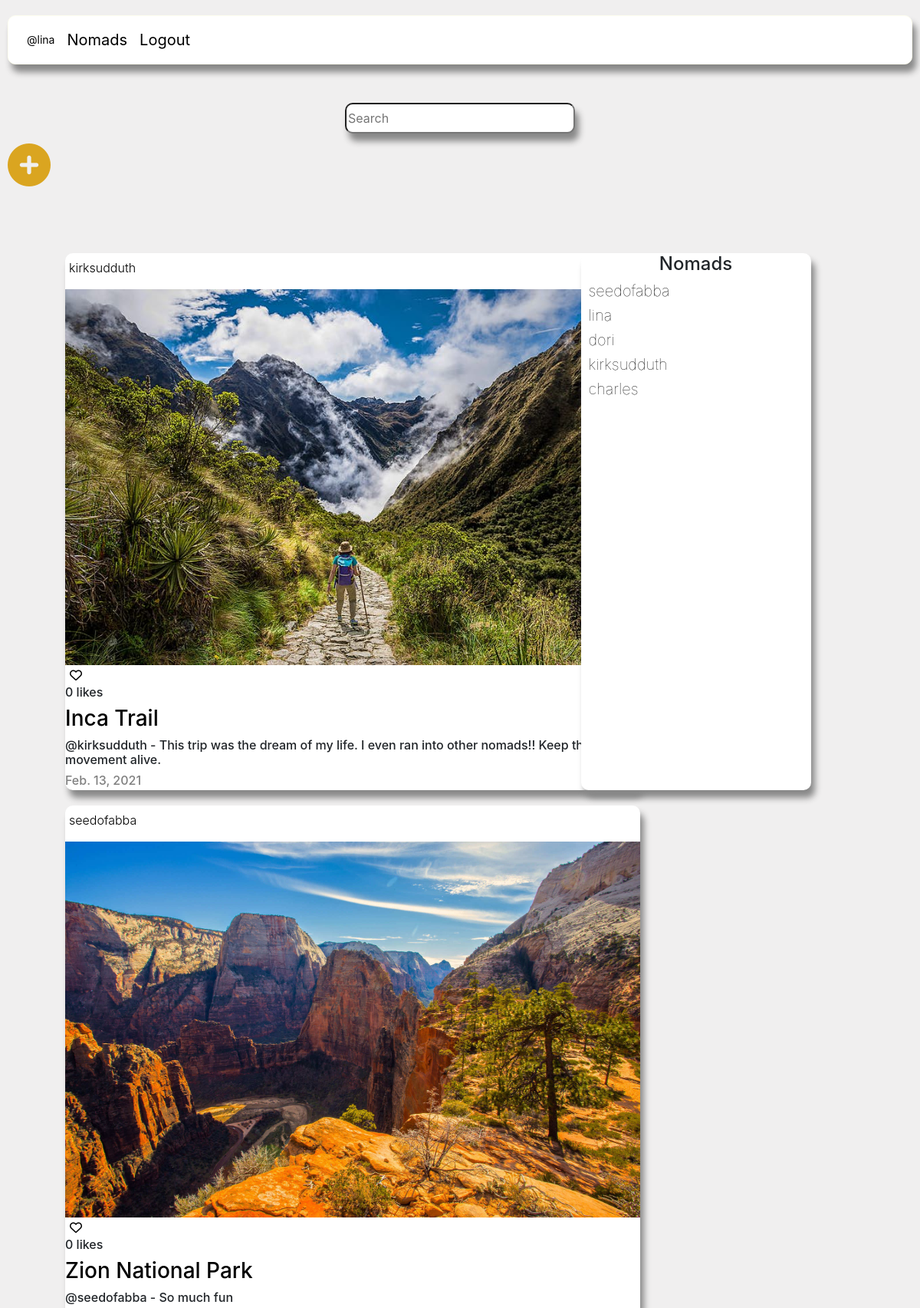
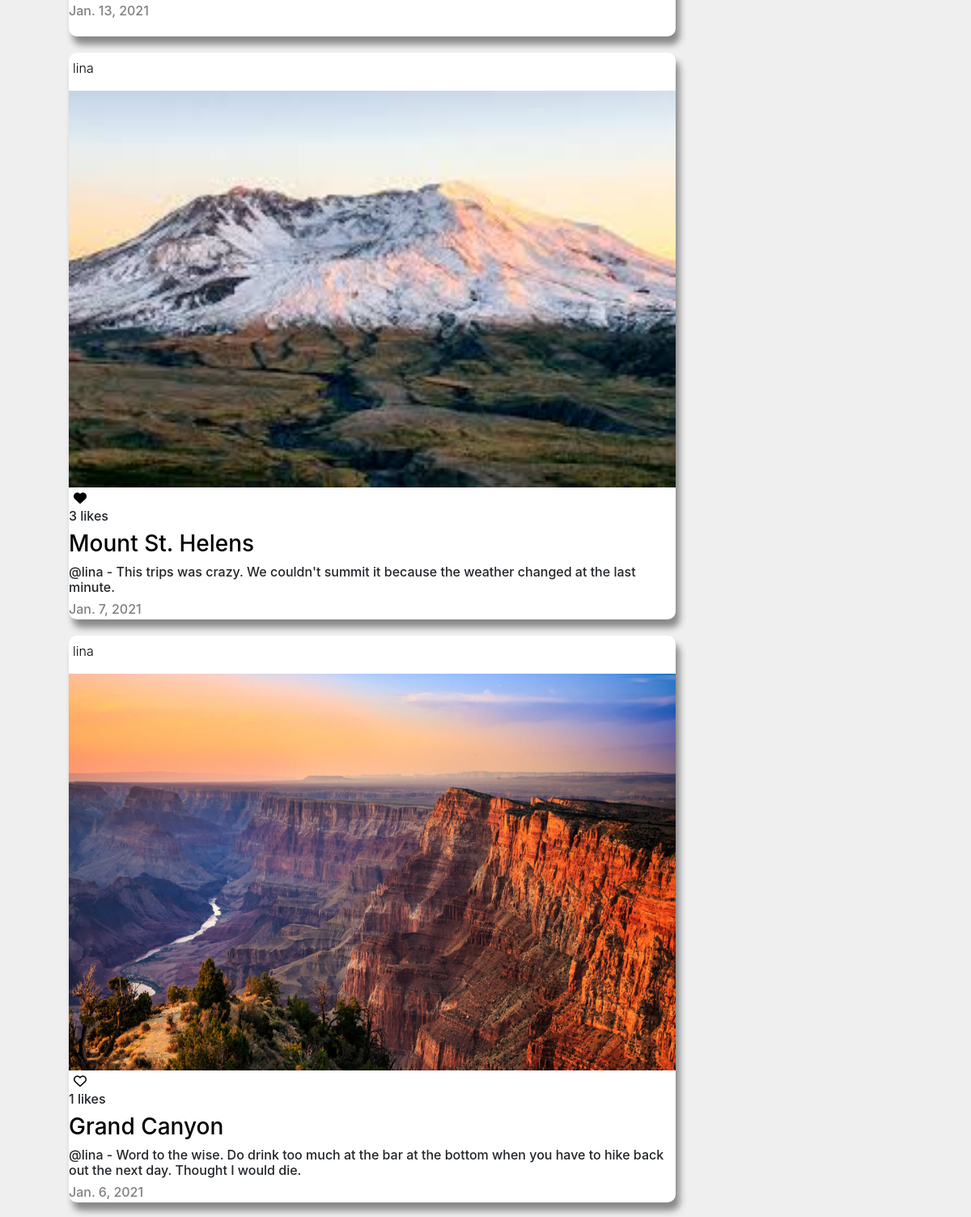
Screenshot of / (signed in, upper part) with the database file from the repository (2 pictures, top to bottom).
### nomadapp/models/post.py (models this page shows, shortened)
class Post(models.Model):
    user = models.ForeignKey(User, on_delete=models.CASCADE, related_name='comment')
    title = models.CharField(max_length=50)
    location = models.CharField(max_length=255, blank=True, default=None)
    description = models.TextField(blank=True, default='')
    date = models.DateField(auto_now=False, auto_now_add=False,)
    liked = models.ManyToManyField(User, default=None,blank=True,related_name='liked')
    post_image = models.ImageField(blank=True, upload_to='images/')
    class Meta:
        verbose_name = ("post")
        verbose_name_plural = ("posts")

### nomadapp/views/posts/list.py (the view)
# urls.py: path('', post_list, name='home'),
@login_required
def post_list(request):
    if request.method == 'GET':
        search_query = request.GET.get('search', '')
        print(search_query)
        if search_query:
            all_posts = Post.objects.filter(Q(title__icontains=search_query) |
            Q(description__icontains=search_query) | Q(user__username__icontains=search_query))
        else:
            all_posts = Post.objects.all().order_by('-date')
    user = request.user
    users = get_users()
    template = 'posts/list.html'
    context = {
    'all_posts': all_posts,
    'users': users,
    'user': user,
    }
    return render(request, template, context)

### nomadapp/views/posts/list.py (called while the page is built)
def get_users():
    all_users = User.objects.all()
    return all_users

### nomadapp/templates/posts/list.html (shortened to what this page needs)
{% extends 'shared/base.html' %}
{% load static %}
{% block css %}
    <link rel="stylesheet" href="{% static 'styles/posts.css' %}" />
{% endblock %}
{% block content %}
<div class="search_bar">
    <form action="{% url 'nomadapp:home' %}">
        <input type="search" placeholder="Search" name="search">
    </form>
</div>
<div class="add"><a class="add_font" href="{% url 'nomadapp:post_new' %}"><i class="fas fa-plus-circle"></i></i></a></div>
<div class="row">
    <div class="column">
        {% for post in all_posts %}
            <div class="post_card">
                <a href="{% url 'nomadapp:users_post' user.id %}"><h6 class="user_username" >{{post.user.username}}</h6></a>
                <img class="post_photo" src="{{post.post_image.url}}"></img>
                <form action="{% url 'nomadapp:like_post' %}" method='POST'>
                    {% if user not in post.liked.all %}
                        <button type='submit'><i class="far fa-heart"></i></button>
                    {% else %}
                        <button type='submit'><i class="fas fa-heart"></i></button>
                    {% endif %}
                </form>
                <h6>{{post.liked.all.count}} likes</h6>
                <a href={% url 'nomadapp:post_detail' post.id %}><h3>{{post.title}}</h3></a>
                <h6>@{{post.user.username}} - {{post.description}}</h6>
                <h6 class="post_card_date">{{post.date}}</h6>
            </div>
            {% endfor %}
    </div>
    <div class="column">
        <div class="post_card2">
            <h4 class="user_title">Nomads</h4>
            {% for user in users %}
                <h6><a class="user_username" href="{% url 'nomadapp:users_post' user.id %}">{{user.username}}</a></h6>
            {% endfor %}
        </div>
    </div>
</div>
{% endblock %}

### nomadapp/templates/shared/base.html (shortened to what this page needs)
<!DOCTYPE html>
{% load static %}
<html>
<head>
   <link rel="stylesheet" href="{% static 'styles/base.css' %}" />
   <link rel="stylesheet" href="https://stackpath.bootstrapcdn.com/bootstrap/4.4.1/css/bootstrap.min.css">
    {% block css %}
    {% endblock %}
</head>
<body>
    <nav id="site-nav">
        <ol class="navList">
            {% if user.is_authenticated %}
                <li class="navList__route username"><a class="nav_username" href="{% url 'nomadapp:users_post' user.id %}">@{{user.username}}</a><li>
                <li class="navList__route"><a href="{% url 'nomadapp:home' %}">Nomads</a><li>
                <li class="navList__route"><a href="{% url 'nomadapp:logout' %}">Logout</a><li>
            {% else %}
                <li class="navList__route"><a href="{% url 'nomadapp:login' %}">Login</a><li>
                <li class="navList__route"><a href="{% url 'nomadapp:register' %}">Sign Up</a><li>
            {% endif %}
        </ol>
    </nav>
     <main class="main-content">
        {% block content %}
        {% endblock %}
    </main>
</body>
</html>

### nomadapp/static/styles/base.css (style rules this page uses)
a.nav_username { font-size: 14px; }
li.navList__route.username { margin-top: 2px }
.navList { list-style-type: none; display: flex; color: black !important; padding: 1em; margin: 0; }
.navList__route { margin: 0 0.5em; }
#site-nav { margin: 20px 10px 0px 10px; border: solid .5px ivory; background-color: white; border-radius: 10px; box-shadow: 5px 10px 8px #888888; margin-bottom: 50px }
a { color: black !important; text-decoration: none; font-size: 20px; }

### nomadapp/static/styles/posts.css (style rules this page uses)
.post_card { display: block; margin-left: 100px; margin-right: auto; width: 750px; margin-bottom: 20px; background-color: white; border-radius: 10px; box-shadow: 5px 10px 8px #888888; height: 700px; }
.post_card2 { display: block; margin-left: auto; margin-right: auto; width: 300px; margin-bottom: 20px; background-color: white; border-radius: 10px; box-shadow: 5px 10px 8px #888888; height: 700px; }
.user_title { text-align: center; }
a.user_username { margin-left: 10px; color: gray; font-weight: 100; margin-top: 10px }
h6.user_username { padding-top: 10px; padding-left: 5px; font-weight: 300; }
.column { width: 50% }
.row { display: flex }
.fa-plus-circle { color: goldenrod }
button { border: none; background-color: white; }
div.add { margin-bottom: 100px; margin-left:10px; height: 56px }
a.add_font { border-radius: 15px; font-size: 56px; }
input { height: 40px; border-radius: 10px; box-shadow: 5px 10px 8px #888888; width:300px }
.search_bar { text-align:center; }
body { background-color: rgb(240, 239, 239) }
img.post_photo { width: 100%; height: 490px; margin-top: 10px }
.post_card_date { color: grey }

### rows the page displays
Post: user.username "kirksudduth", post_image (picture), liked.all.count "0", title "Inca Trail", description "This trip was the dream of my life. I even ran into other nomads!! Keep the movement alive.", date "Feb. 13, 2021"
Post: user.username "seedofabba", post_image (picture), liked.all.count "0", title "Zion National Park", description "So much fun", date "Jan. 13, 2021"
Post: user.username "lina", post_image (picture), liked.all.count "3", title "Mount St. Helens", description "This trips was crazy. We couldn't summit it because the weather changed at the last minute.", date "Jan. 7, 2021"
Post: user.username "lina", post_image (picture), liked.all.count "1", title "Grand Canyon", description "Word to the wise. Do drink too much at the bar at the bottom when you have to hike back out the next day. Thought I would die.", date "Jan. 6, 2021"

### other values shown
{{ user.username }} "lina"
{{ user.username }} "seedofabba"
{{ user.username }} "dori"
{{ user.username }} "kirksudduth"
{{ user.username }} "charles"
